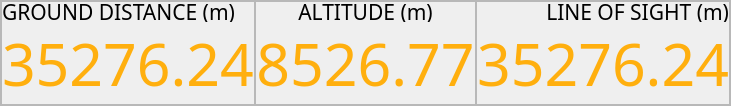
           <widget class="QFrame" name="Dist">
            <property name="maximumSize">
             <size>
              <width>16777215</width>
              <height>90</height>
             </size>
            </property>
            <property name="font">
             <font>
              <family>IBM Plex Mono</family>
              <pointsize>10</pointsize>
             </font>
            </property>
            <property name="frameShape">
             <enum>QFrame::StyledPanel</enum>
            </property>
            <property name="frameShadow">
             <enum>QFrame::Raised</enum>
            </property>
            <layout class="QHBoxLayout" name="horizontalLayout_6">
             <property name="spacing">
              <number>0</number>
             </property>
             <property name="leftMargin">
              <number>0</number>
             </property>
             <property name="topMargin">
              <number>0</number>
             </property>
             <property name="rightMargin">
              <number>0</number>
             </property>
             <property name="bottomMargin">
              <number>0</number>
             </property>
             <item>
              <widget class="QFrame" name="DistL">
               <property name="frameShape">
                <enum>QFrame::StyledPanel</enum>
               </property>
               <property name="frameShadow">
                <enum>QFrame::Raised</enum>
               </property>
               <layout class="QVBoxLayout" name="verticalLayout_4">
                <property name="spacing">
                 <number>0</number>
                </property>
                <property name="leftMargin">
                 <number>0</number>
                </property>
                <property name="topMargin">
                 <number>0</number>
                </property>
                <property name="rightMargin">
                 <number>0</number>
                </property>
                <property name="bottomMargin">
                 <number>0</number>
                </property>
                <item>
                 <widget class="QLabel" name="lb_grounddist">
                  <property name="maximumSize">
                   <size>
                    <width>16777215</width>
                    <height>20</height>
                   </size>
                  </property>
                  <property name="font">
                   <font>
                    <family>Bahnschrift</family>
                    <pointsize>16</pointsize>
                   </font>
                  </property>
                  <property name="text">
                   <string>GROUND DISTANCE (m)</string>
                  </property>
                 </widget>
                </item>
                <item>
                 <widget class="QLabel" name="val_grounddist">
                  <property name="font">
                   <font>
                    <family>GT Pressura Mono</family>
                    <pointsize>44</pointsize>
                    <weight>50</weight>
                    <italic>false</italic>
                    <bold>false</bold>
                   </font>
                  </property>
                  <property name="styleSheet">
                   <string notr="true">color: rgb(255, 175, 14);
font: 44pt &quot;GT Pressura Mono&quot;;</string>
                  </property>
                  <property name="text">
                   <string>35276.24</string>
                  </property>
                 </widget>
                </item>
               </layout>
              </widget>
             </item>
             <item>
              <widget class="QFrame" name="DistC">
               <property name="frameShape">
                <enum>QFrame::StyledPanel</enum>
               </property>
               <property name="frameShadow">
                <enum>QFrame::Raised</enum>
               </property>
               <layout class="QVBoxLayout" name="verticalLayout_5">
                <property name="spacing">
                 <number>0</number>
                </property>
                <property name="leftMargin">
                 <number>0</number>
                </property>
                <property name="topMargin">
                 <number>0</number>
                </property>
                <property name="rightMargin">
                 <number>0</number>
                </property>
                <property name="bottomMargin">
                 <number>0</number>
                </property>
                <item>
                 <widget class="QLabel" name="lb_alt_gps1">
                  <property name="maximumSize">
                   <size>
                    <width>16777215</width>
                    <height>20</height>
                   </size>
                  </property>
                  <property name="font">
                   <font>
                    <family>Bahnschrift</family>
                    <pointsize>16</pointsize>
                   </font>
                  </property>
                  <property name="text">
                   <string>ALTITUDE (m)</string>
                  </property>
                  <property name="alignment">
                   <set>Qt::AlignCenter</set>
                  </property>
                 </widget>
                </item>
                <item>
                 <widget class="QLabel" name="val_alt_gps1">
                  <property name="font">
                   <font>
                    <family>GT Pressura Mono</family>
                    <pointsize>44</pointsize>
                    <weight>50</weight>
                    <italic>false</italic>
                    <bold>false</bold>
                   </font>
                  </property>
                  <property name="styleSheet">
                   <string notr="true">color: rgb(255, 175, 14);
font: 44pt &quot;GT Pressura Mono&quot;;</string>
                  </property>
                  <property name="text">
                   <string>8526.77</string>
                  </property>
                  <property name="alignment">
                   <set>Qt::AlignCenter</set>
                  </property>
                 </widget>
                </item>
               </layout>
              </widget>
             </item>
             <item>
              <widget class="QFrame" name="DistR">
               <property name="frameShape">
                <enum>QFrame::StyledPanel</enum>
               </property>
               <property name="frameShadow">
                <enum>QFrame::Raised</enum>
               </property>
               <layout class="QVBoxLayout" name="verticalLayout_7">
                <property name="spacing">
                 <number>0</number>
                </property>
                <property name="leftMargin">
                 <number>0</number>
                </property>
                <property name="topMargin">
                 <number>0</number>
                </property>
                <property name="rightMargin">
                 <number>0</number>
                </property>
                <property name="bottomMargin">
                 <number>0</number>
                </property>
                <item>
                 <widget class="QLabel" name="lb_los">
                  <property name="maximumSize">
                   <size>
                    <width>16777215</width>
                    <height>20</height>
                   </size>
                  </property>
                  <property name="font">
                   <font>
                    <family>Bahnschrift</family>
                    <pointsize>16</pointsize>
                   </font>
                  </property>
                  <property name="text">
                   <string>LINE OF SIGHT (m)</string>
                  </property>
                  <property name="alignment">
                   <set>Qt::AlignRight|Qt::AlignTrailing|Qt::AlignVCenter</set>
                  </property>
                 </widget>
                </item>
                <item>
                 <widget class="QLabel" name="val_los">
                  <property name="font">
                   <font>
                    <family>GT Pressura Mono</family>
                    <pointsize>44</pointsize>
                    <weight>50</weight>
                    <italic>false</italic>
                    <bold>false</bold>
                   </font>
                  </property>
                  <property name="styleSheet">
                   <string notr="true">color: rgb(255, 175, 14);
font: 44pt &quot;GT Pressura Mono&quot;;</string>
                  </property>
                  <property name="text">
                   <string>35276.24</string>
                  </property>
                  <property name="alignment">
                   <set>Qt::AlignRight|Qt::AlignTrailing|Qt::AlignVCenter</set>
                  </property>
                 </widget>
                </item>
               </layout>
              </widget>
             </item>
            </layout>
           </widget>
